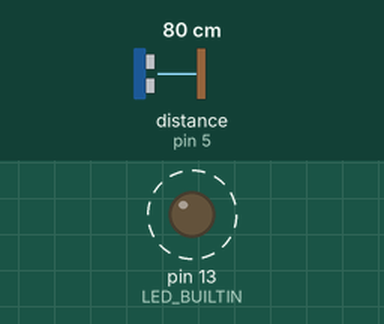
The program below on a simulated Arduino Uno, built with avr-gcc and run on an emulated ATmega328P. On the bench: output pins drawn as LEDs (lit = HIGH). Wiring (inferred from the names in the program): ultrasonic range finder: trigger pin 4; echo pin 5. Dashed ring = blinking. The inputs (shaded band) are chosen by the test bench; at power-on: distance to the obstacle (sensor on pin 5) 80 cm. The echo pulse lasts 58.3 µs per cm; pins used as bus, display or sensor lines are not drawn; what the program prints to the serial monitor is not drawn.

Above: at 0.1 s.
Timing chart, 0 to 3.0 s (numbered marks = the images above):
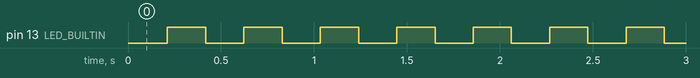

Measured:
- by itself, pin 13 (LED_BUILTIN): alternates HIGH for 0.21 s and LOW for 0.21 s

The program:

main.cpp
```cpp
#include <Arduino.h>

#define pin_trigger 4
#define pin_echo 5


const float distance_max = 1100.00;
const float SOUND_SPEED = (0.343)/2.0;
const long  MEASURE_TIMEOUT = 2*distance_max/0.343;
bool ledstatus = false;

class ultrasond{
  public:
    const float distance_max = 1100.00;
    const float SOUND_SPEED = (0.343)/2.0;
    const long  MEASURE_TIMEOUT = 2*distance_max/0.343;
    int echo_pin;
    int trigger_pin;
    int angle;
    ultrasond(int echo, int triggger){
    echo_pin = echo;
    trigger_pin = triggger;
  }
  public:
    void init(){
      pinMode(echo_pin,INPUT);
      pinMode(trigger_pin,OUTPUT);
      digitalWrite(trigger_pin, LOW);
    }
    float measure(){
      digitalWrite(trigger_pin,HIGH);
      delayMicroseconds(10);
      digitalWrite(trigger_pin,LOW);
      long measure = pulseIn(pin_echo, HIGH,MEASURE_TIMEOUT);
      return measure * SOUND_SPEED;
    }
};

ultrasond k(5, 4);

void setup() {
  // put your setup code here, to run once:
  Serial.begin(9600);
  pinMode(LED_BUILTIN, OUTPUT);
  k.init();
}

void loop() {
  // put your main code here, to run repeatedly:

  Serial.println(k.measure());
  digitalWrite(LED_BUILTIN, ledstatus);
  ledstatus =  ! ledstatus;
  delay(200);
}
```
